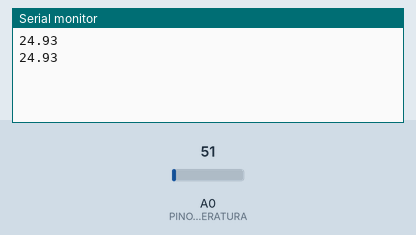
This sketch was run on a simulated Arduino Uno, built with avr-gcc and run on an emulated ATmega328P. On the bench: the last lines printed to the serial monitor. Inputs (shaded band) come from the test bench; at power-on: A0 (PINO_SENSOR_TEMPERATURA) = 51.

Above: at 1.8 s.
1.9 s: A0 (PINO_SENSOR_TEMPERATURA) set to 61
At 2.8 s:
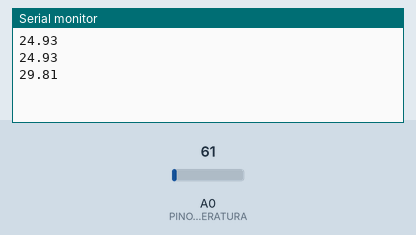
3.4 s: A0 (PINO_SENSOR_TEMPERATURA) set to 71
At 4.3 s:
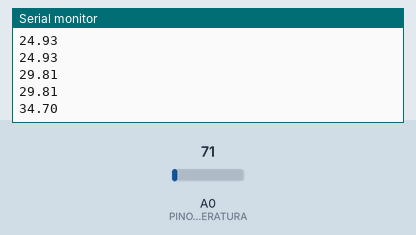
Timing chart, 0 to 6.4 s (numbered marks = the images above; inputs shaded):
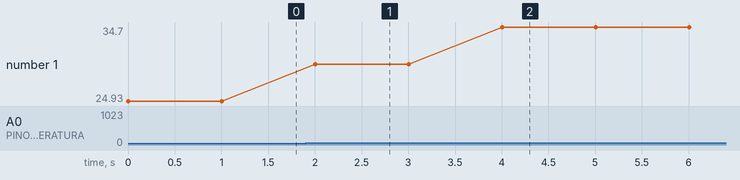

Measured:
- after the input at 1.9 s, the serial monitor: prints a new line after 0.10 s (image 1)
- after the input at 3.4 s, the serial monitor: prints a new line after 0.60 s (image 2)
- plotted number 1: 24.93 → 29.81 after the input at 1.9 s, 29.81 → 34.7 after the input at 3.4 s

The sketch:

Arduino-LM35.ino
```cpp
const int PINO_SENSOR_TEMPERATURA = A0;
float temperaturaCelsius;
int temperatura_max = 25;
int temperatura_min = 10;
// int tempo = (1000 * 60) * 7

void setup() {
  Serial.begin(9600);
}
void loop() {
  int valorLeitura = analogRead(PINO_SENSOR_TEMPERATURA);
  temperaturaCelsius = (valorLeitura * 5.0 / 1023.0) / 0.01;

  // Serial.print(temperatura_min);
  // Serial.print(temperatura_max);
  // Serial.print(",");
  Serial.println(temperaturaCelsius);


  delay(1000);
  // delay(tempo);
  //  delay(500);

}
```
